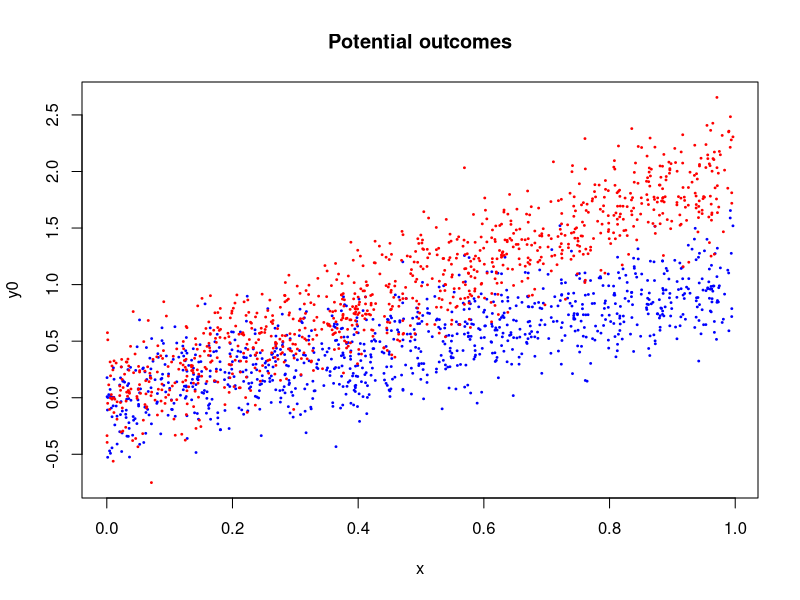

The R script that drew this image:
#### unbiased 


N <- 1000
x <- runif(N, 0, 1)
y0 <- x + .25*rnorm(N)
y1 <- x*2 + .25*rnorm(N)
index <- 1:N
potcov <- data.frame(index, y1,y0,x)

plot(x, y0, col="blue", pch=19, 
     cex=.25, ylim=range(c(y1,y0)),
     main="Potential outcomes")
points(x, y1, col="red", pch=19, cex=.25)



####

#### 


N <- 1000
##Covariates
X <- runif(N, 0, 1)

#Treatment
Z <- rbinom(n=1000,size=1,prob=0.5)

#Outcome
Y <- X + Z

#Responsiveness (1 == Responded)
R <- round(X)

#full sample
df <- data.frame( X, Z, Y, R)


##observed sample
df_obs<-filter(df, R == 1)

####QUESTIONS

##1. Is the data Missing Completely at Random (MCAR)?

##2. What is the true treatment effect in the model? Run a regression on the full dataset that recovers this.

##3. Now run the regression on the observed dataset. Is the result the same?

##4. Calculate the  lower Manski bound based on the observed data, imputing the missing potential outcomes with the sharp null hypothesis.

##5. In this case, does the "monotonicity" assumption hold? [See slide 19]



